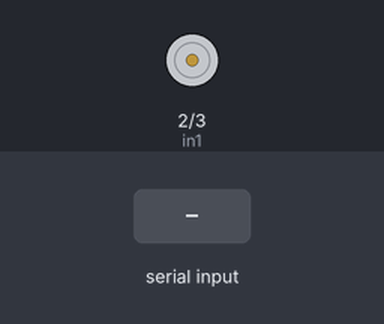
Simulated run of this sketch. Board: Arduino Uno, built with avr-gcc and run on an emulated ATmega328P. On the bench: motor-driver pin pairs drawn as motors (green arrow = first pin HIGH = forward, orange = second pin HIGH = backward, longer = more drive, scaled by the enable pin). Inputs (shaded band) come from the test bench.

Above: at 1.2 s.
1.3 s: "30,150\n" received over Serial
At 1.52 s:
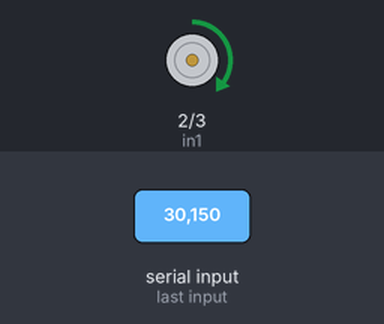
3.0 s: "1\n" received over Serial
At 4.1 s:
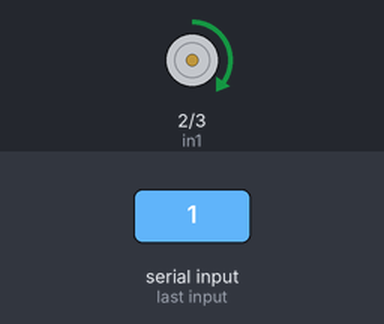
4.5 s: "90,45\n" received over Serial
At 5.5 s:
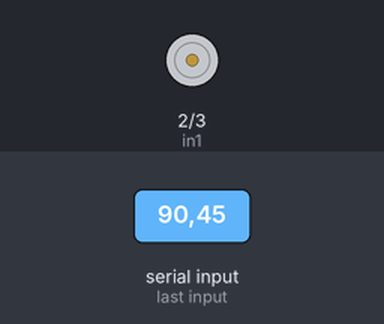
Timing chart, 0 to 7.5 s (numbered marks = the images above; inputs shaded):
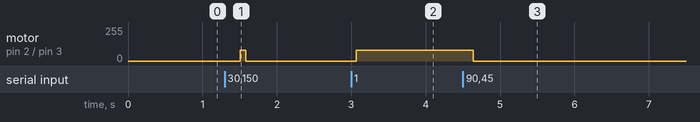

The sketch:

main.ino
```cpp
int enA = 5;
int in1 = 2;
int in2 = 3;
int a = 0;
int b = 0;
int speed = 80;

void setup() {
  Serial.begin(9600);
  pinMode(enA, OUTPUT);
  pinMode(in1, OUTPUT);
  pinMode(in2, OUTPUT);
}

void loop() {
  if (Serial.available()) {
    char receivedChar = Serial.read();
    if (isdigit(receivedChar)) {
      int number = receivedChar - '0';
      switch (number) {
        case 5:
          delay(70);
          a = 0;
          break;

        case 1:
          delay(70);
          a = 1;
          break;

        case 0:
          delay(70);
          b = 0;
          break;

        case 2:
          delay(70);
          b = 1;

          break;

        case 3:
          delay(70);
          b = 2;
          break;
      }
    }
  }
  if (a == 1) {

    digitalWrite(in1, HIGH);
    digitalWrite(in2, LOW);
    analogWrite(enA, speed);
   // Serial.println(speed);
    if (b == 1) {
      if (speed < 255) {
        speed++;
        delay(150);
      }
    }
    if (b == 2) {
      if (speed > 70 ) {
        speed--;
        delay(150);
      }
    }
  }
  if (a == 0) {

    digitalWrite(in1, LOW);
    digitalWrite(in2, LOW);
    analogWrite(enA, 0);
   // Serial.println("stop");
  }
}
```

Measured:
- after the input at 1.3 s, motor on pin 2 (in1) / pin 3 (in2): stopped → forward 80/255 after 0.21 s, → stopped 0.07 s later
- after the input at 3.0 s, motor on pin 2 (in1) / pin 3 (in2): stopped → forward 80/255 after 0.07 s
- after the input at 4.5 s, motor on pin 2 (in1) / pin 3 (in2): forward 80/255 → stopped after 0.14 s
